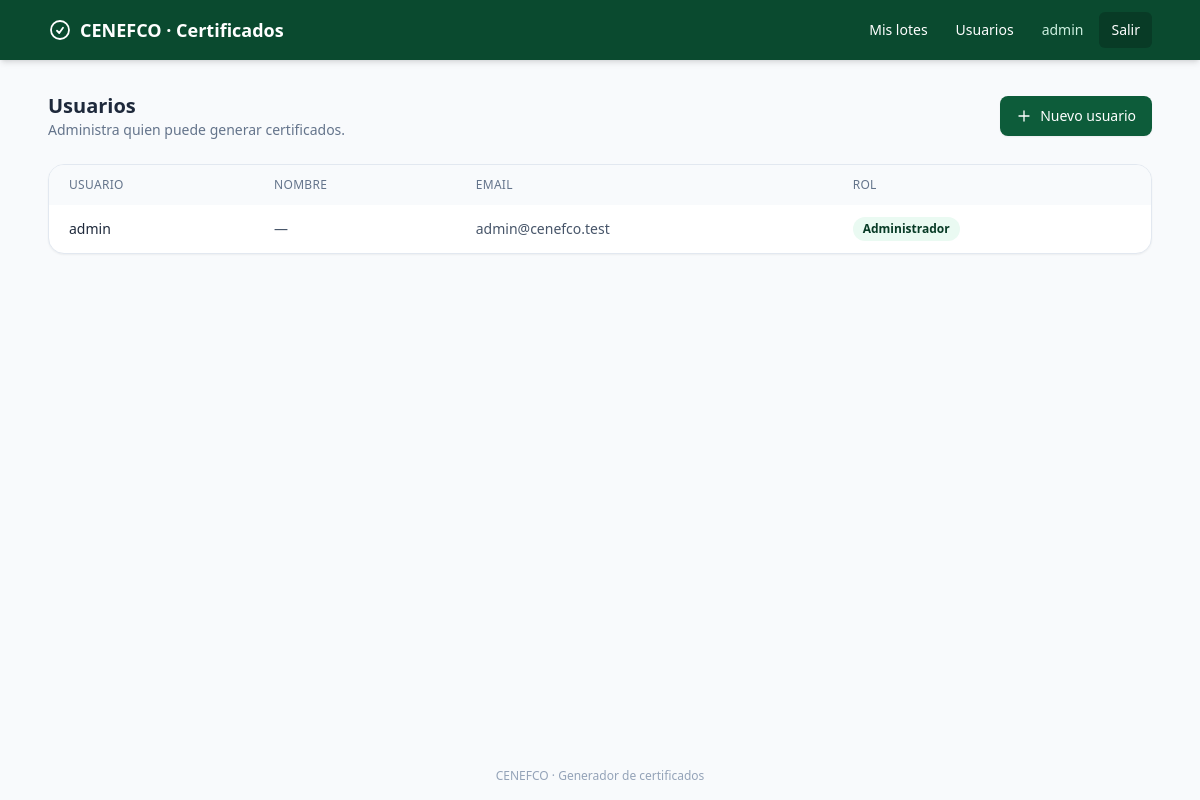
/usuarios/ (signed in), run on the app's committed database.
### accounts/models.py (models this page shows)
class Usuario(AbstractUser):
    class Rol(models.TextChoices):
        ADMIN = "admin", "Administrador"
        USUARIO = "usuario", "Usuario"
    rol = models.CharField(max_length=10, choices=Rol.choices, default=Rol.USUARIO)
    @property
    def es_admin(self) -> bool:
        return self.rol == self.Rol.ADMIN or self.is_superuser

### accounts/views.py (the view)
# urls.py: path("", views.lista_usuarios, name="lista_usuarios"),
@login_required
@user_passes_test(es_admin)
def lista_usuarios(request):
    usuarios = Usuario.objects.all().order_by("username")
    return render(request, "accounts/lista_usuarios.html", {"usuarios": usuarios})

### accounts/views.py (called while the page is built)
def es_admin(user):
    return user.is_authenticated and user.es_admin

### templates/accounts/lista_usuarios.html (shortened to what this page needs)
{% extends "base.html" %}
{% block content %}
<div class="flex items-center justify-between mb-6">
    <div>
        <h1 class="text-xl font-semibold text-slate-800">Usuarios</h1>
        <p class="text-sm text-slate-500">Administra quien puede generar certificados.</p>
    </div>
    <a href="{% url 'crear_usuario' %}" class="inline-flex items-center gap-2 bg-brand-500 hover:bg-brand-600 text-white text-sm font-medium px-4 py-2.5 rounded-lg shadow-sm transition">
        <svg xmlns="http://www.w3.org/2000/svg" class="h-4 w-4" viewBox="0 0 24 24" fill="none" stroke="currentColor" stroke-width="2"><path stroke-linecap="round" stroke-linejoin="round" d="M12 4.5v15m7.5-7.5h-15" /></svg>
        Nuevo usuario
    </a>
</div>
<div class="bg-white rounded-2xl shadow-sm border border-slate-200 overflow-hidden">
    <table class="w-full text-sm">
        <thead class="bg-slate-50 text-slate-500 text-xs uppercase tracking-wide">
            <tr>
                <th class="text-left px-5 py-3 font-medium">Usuario</th>
                <th class="text-left px-5 py-3 font-medium">Nombre</th>
                <th class="text-left px-5 py-3 font-medium">Email</th>
                <th class="text-left px-5 py-3 font-medium">Rol</th>
            </tr>
        </thead>
        <tbody class="divide-y divide-slate-100">
            {% for u in usuarios %}
            <tr class="hover:bg-slate-50">
                <td class="px-5 py-3 font-medium text-slate-800">{{ u.username }}</td>
                <td class="px-5 py-3 text-slate-600">{{ u.get_full_name|default:"—" }}</td>
                <td class="px-5 py-3 text-slate-600">{{ u.email|default:"—" }}</td>
                <td class="px-5 py-3">
                    <span class="badge {% if u.es_admin %}bg-brand-50 text-brand-700{% else %}bg-slate-100 text-slate-600{% endif %}">
                        {{ u.get_rol_display }}
                    </span>
                </td>
            </tr>
            {% empty %}
            <tr><td colspan="4" class="px-5 py-8 text-center text-slate-400">Sin usuarios registrados.</td></tr>
            {% endfor %}
        </tbody>
    </table>
</div>
{% endblock %}

### templates/base.html (shortened to what this page needs)
<!DOCTYPE html>
<html lang="es" class="h-full bg-slate-50">
<head>
    <script src="https://cdn.tailwindcss.com"></script>
</head>
<body class="h-full min-h-screen flex flex-col">
    <nav class="bg-brand-600 text-white shadow-md">
        <div class="max-w-6xl mx-auto px-4 sm:px-6 py-3 flex items-center justify-between">
            <a href="{% url 'dashboard' %}" class="flex items-center gap-2 font-semibold text-lg">
                <svg xmlns="http://www.w3.org/2000/svg" class="h-6 w-6" viewBox="0 0 24 24" fill="none" stroke="currentColor" stroke-width="1.8">
                    <path stroke-linecap="round" stroke-linejoin="round" d="M9 12.75 11.25 15 15 9.75M21 12a9 9 0 11-18 0 9 9 0 0118 0z" />
                </svg>
                CENEFCO · Certificados
            </a>
            <div class="flex items-center gap-1 text-sm">
                {% if user.is_authenticated %}
                    <a href="{% url 'dashboard' %}" class="px-3 py-2 rounded-md hover:bg-brand-500 transition">Mis lotes</a>
                    {% if user.es_admin %}<a href="{% url 'lista_usuarios' %}" class="px-3 py-2 rounded-md hover:bg-brand-500 transition">Usuarios</a>{% endif %}
                    <span class="px-3 py-2 text-brand-100 hidden sm:inline">{{ user.username }}</span>
                    <a href="{% url 'logout' %}" class="px-3 py-2 rounded-md bg-brand-700 hover:bg-brand-500 transition">Salir</a>
                {% else %}
                    <a href="{% url 'login' %}" class="px-3 py-2 rounded-md bg-brand-700 hover:bg-brand-500 transition">Ingresar</a>
                {% endif %}
            </div>
        </div>
    </nav>
    <main class="flex-1 max-w-6xl w-full mx-auto px-4 sm:px-6 py-8">
        {% block content %}{% endblock %}
    </main>
    <footer class="text-center text-xs text-slate-400 py-4">
        CENEFCO &middot; Generador de certificados
    </footer>
</body>
</html>

### templates/base.html (style rules this page uses)
.badge { display: inline-flex; align-items: center; padding: 2px 10px; border-radius: 9999px; font-size: 12px; font-weight: 600; }

### data on the page
Usuario: username "admin", get_full_name "—", email "admin@cenefco.test", rol "Administrador"
